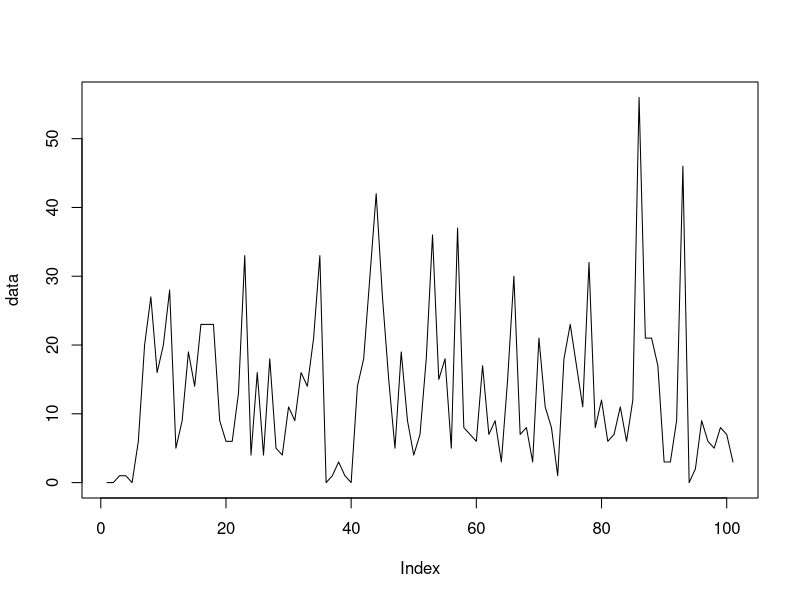
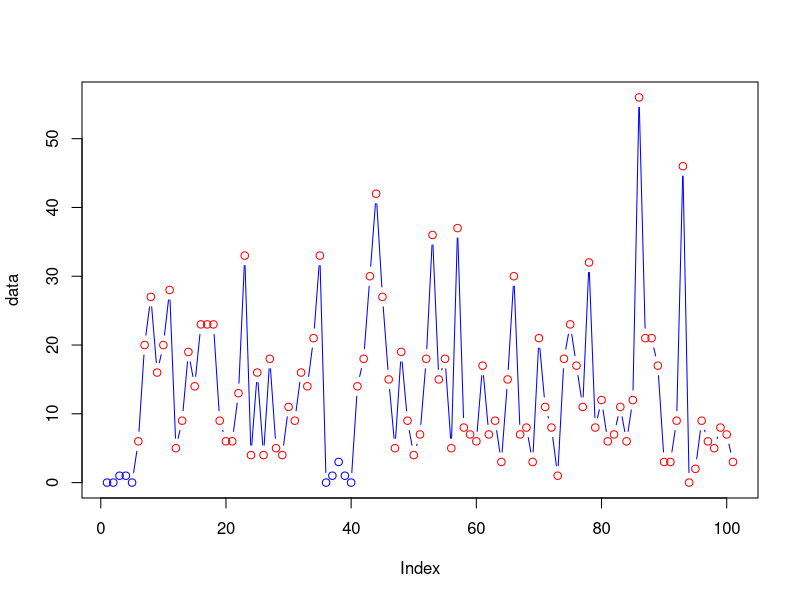

Write the R code that produced these figures, in order.
#OK let us start with some minor observations of a gaussian distribution with different means
a = rpois(10,1)
b = rnbinom(100,size = 2,mu = 15)
data = c(a[1:5],b[1:30],a[6:10],b[40:100])
plot(data, type="l")
#we can see that we have mixture of two distributions
#Let us initialise our Mixture EM data for every state
s11m = s12m = mean(data)-sd(data)
s21m = s22m = mean(data)+sd(data)
s11s = s12s = 1
s21s = s22s = 2

#Let us now initialise the state probability i.e. P(Si)
S1 = 0.5
S2 = 0.5
#Transition probability self, then the other
TS1 = c(0.5, 0.5)
TS2 = c(0.5, 0.5)
S11weights = runif(1)
S12weights = 1-S11weights
S21weights = runif(1)
S22weights = 1-S21weights

#Emission probability is calculated as in the EM approach, this makes sense that we have a probability for every observation, since they are not the same observation
#Except that we don't have a mixture in the states, essentially we want every state to map to one component of the mixture
bs1w1 = dpois(data,s11m)
bs1w2 = dnbinom(data,size = s12s , mu = s12m)
bs2w1 = dpois(data,s21m)
bs2w2 = dnbinom(data,size = s22s , mu = s22m)

bs1 = bs1w1*S11weights + bs1w2*S12weights
bs2 = bs2w1*S21weights + bs2w2*S22weights
  
for(x in 1:1000)
{
#OK, now we are set to do the first HMM iteration
#Forward probability
#As mentioned above of the observation that we have, we will calculate the forward probability 
alpha = matrix(ncol=2,nrow=length(data))
#Forward for state 1 and first of the observation
alpha[1,1] = S1 * bs1[1] #Probability of State1 * Probability of observing the first number
#Forward for state 2 and first of the observation
alpha[1,2] = S2 * bs2[1] #Probability of State1 * Probability of observing the first number

#Second is just conditional on the previous one (could be either s1 or s2) and ENDING in state 1
alpha[2,1] = alpha[1,1] * TS1[1] *  bs1[2] + # ending in s1, P(S1) * Self transition * P(O2|S1)
            alpha[1,2] * TS2[2] *  bs1[2] #ending in s1, P(S2) * T[S2->S1] * P(O2|S1)

alpha[2,2] = alpha[1,2] * TS2[1] *  bs2[2] + # ending in s2, P(S2) * Self transition * P(O2|S2)
             alpha[1,1] * TS1[2] *  bs2[2] #ending in s2, P(S1) * T[S2->S1] * P(O2|S1)

for(i in 2:length(data))
{
  #Ok, let us see the pattern
  #Probability of Observation given state 1 * sum of ((probability of previous state1 * self probability)+
  #(Probability of previous state2 * transition from S2 to S1))
  alpha[i,1] = bs1[i] * (alpha[i-1,1] * TS1[1] + alpha[i-1,2] * TS2[2])
  #Similarly
  alpha[i,2] = bs2[i] * (alpha[i-1,2] * TS2[1] + alpha[i-1,1] * TS1[2])
}

#Probability of the whole observation across the two states
po = alpha[length(data),1]+alpha[length(data),2]

#OK now the backward probability

beta = matrix(ncol=2,nrow=length(data))
beta[length(data),1] = 1
beta[length(data),2] = 1
#Stand at the previous step and then look ahead
#Probility at length(data)-1 at state 1 = T[S1->S1] * P(O|S1) * B(length(data),S1) + T[S1->S2] * P(O|S2) * B(length(data),S2)
beta[length(data)-1,1] = TS1[1] * bs1[length(data)-1] * beta[length(data),1] + TS1[2] * bs2[length(data)-1] * beta[length(data),2]
beta[length(data)-1,2] = TS2[1] * bs2[length(data)-1] * beta[length(data),2] + TS2[2] * bs1[length(data)-1] * beta[length(data),1]

#pattern
for(j in (length(data)-1):1)
{
  beta[j,1] = TS1[1] * bs1[j+1] * beta[j+1,1] + TS1[2] * bs2[j+1] * beta[j+1,2]
  beta[j,2] = TS2[1] * bs2[j+1] * beta[j+1,2] + TS2[2] * bs1[j+1] * beta[j+1,1]
}

#Gamma, which is the probability of the state given the observation
gamma = matrix(ncol=2, nrow=length(data))
gamma[,1] = alpha[,1]*beta[,1]
gamma[,2] = alpha[,2]*beta[,2]
gamma = t(apply(gamma,1,function(x){x/sum(x)}))

#Eta, which is the transition probability from state i to j at data length t
eta1 = matrix(ncol=2,nrow=(length(data)-1)) #for every data observation
eta2 = matrix(ncol=2,nrow=(length(data)-1)) #for every data observation
#going from 1 to 1 across the first observation
eta1[1,1] = (gamma[1,1] * TS1[1] * bs1[2] * beta[2,1])/beta[1,1]
#going from 1 to 2 across the first observation
eta1[1,2] = (gamma[1,1] * TS1[2] * bs2[2] * beta[2,2])/beta[1,1]
#going from 2 to 2 across the first observation
eta2[1,1] = (gamma[1,2] * TS2[1] * bs2[2] * beta[2,2])/beta[1,2]
#going from 1 to 2 across the first observation
eta2[1,2] = (gamma[1,2] * TS2[2] * bs1[2] * beta[2,1])/beta[1,2]

#Pattern

for(t in 1:(length(data)-1))
{
  #going from 1 to 1 across the first observation
  eta1[t,1] = (gamma[t,1] * TS1[1] * bs1[(t+1)] * beta[(t+1),1])/beta[t,1]
  #going from 1 to 2 across the first observation
  eta1[t,2] = (gamma[t,1] * TS1[2] * bs2[(t+1)] * beta[(t+1),2])/beta[t,1]
  #going from 2 to 2 across the first observation
  eta2[t,1] = (gamma[t,2] * TS2[1] * bs2[(t+1)] * beta[(t+1),2])/beta[t,2]
  #going from 1 to 2 across the first observation
  eta2[t,2] = (gamma[t,2] * TS2[2] * bs1[(t+1)] * beta[(t+1),1])/beta[t,2]
}

TS1[1] = sum(eta1[,1])/sum(gamma[1:(length(data)-1),1])
TS1[2] = sum(eta1[,2])/sum(gamma[1:(length(data)-1),1])
TS2[1] = sum(eta2[,1])/sum(gamma[1:(length(data)-1),2])
TS2[2] = sum(eta2[,2])/sum(gamma[1:(length(data)-1),2])

#if(gamma[1,1]==S1&&gamma[1,2]==S2) break;

S1 = gamma[1,1]
S2 = gamma[1,2]

#Mixture gamma
gammaM = matrix(ncol=4, nrow=length(data))
gammaM[,1] = gamma[,1]*S11weights*bs1w1/bs1
gammaM[,2] = gamma[,1]*S12weights*bs1w2/bs1
gammaM[,3] = gamma[,2]*S21weights*bs2w1/bs2
gammaM[,4] = gamma[,2]*S22weights*bs2w2/bs2

S11weights = sum(gammaM[,1])/sum(gamma[,1])
S12weights = sum(gammaM[,2])/sum(gamma[,1])
S21weights = sum(gammaM[,3])/sum(gamma[,2])
S22weights = sum(gammaM[,4])/sum(gamma[,2])

#Update the distribution parameters, mean and standard deviation similarly
s11m = sum(gammaM[,1]*data)/sum(gammaM[,1])
s12m = sum(gammaM[,2]*data)/sum(gammaM[,2])
s21m = sum(gammaM[,3]*data)/sum(gammaM[,3])
s22m = sum(gammaM[,4]*data)/sum(gammaM[,4])

#v11s = sum(gammaM[,1]*((data-s11m)*t(data-s11m)))/sum(gammaM[,1])
v12s = sum(gammaM[,2]*((data-s12m)*t(data-s12m)))/sum(gammaM[,2])
#v21s = sum(gammaM[,3]*((data-s21m)*t(data-s21m)))/sum(gammaM[,3])
v22s = sum(gammaM[,4]*((data-s22m)*t(data-s22m)))/sum(gammaM[,4])

be = c(v12s/s12m,v22s/s22m)
for(x in 1:length(be)) if(be[x] < 1) be[x]=2 

#s11s = s11m/(be[1]-1)
s12s = s12m/(be[1]-1)
#s21s = s21m/(be[3]-1)
s22s = s22m/(be[2]-1)

bs1w1 = dpois(data,s11m)
bs1w2 = dnbinom(data,size = s12s , mu = s12m)
bs2w1 = dpois(data,s21m)
bs2w2 = dnbinom(data,size = s22s , mu = s22m)

bs1 = bs1w1*S11weights + bs1w2*S12weights
bs2 = bs2w1*S21weights + bs2w2*S22weights

print(c(s11m,s12m,s21m,s22m))
print(c(s11s,s12s,s21s,s22s))
print(c(S11weights,S12weights,S21weights,S22weights))
print(c(S1,S2))
print(c(TS1,TS2))
}

#Now we can get the state model for the data
StateModel = c("H","L")
print(StateModel[as.integer(apply(gamma,1,function(x){x[1]>x[2]}))+1])

colors = c("red","blue")
plot(data,type="b", col=colors[as.integer(apply(gamma,1,function(x){x[1]>x[2]}))+1])

